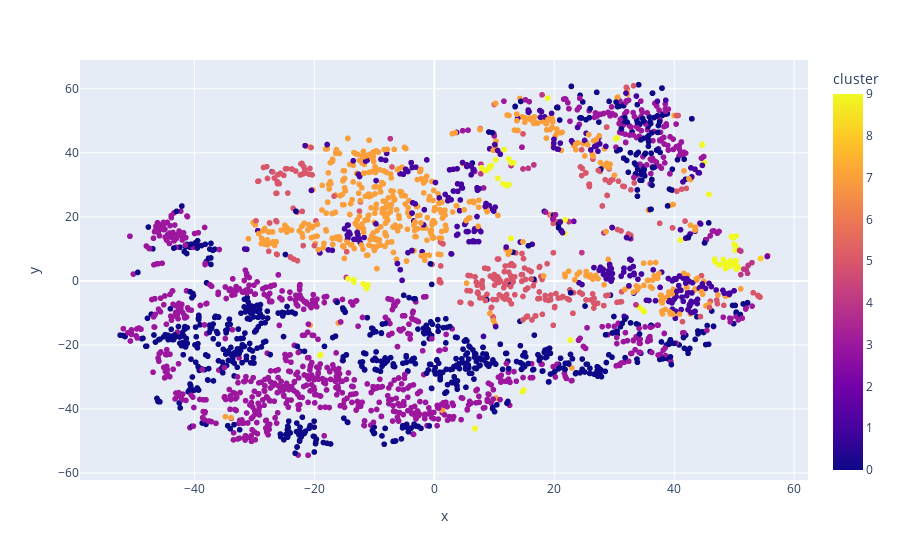

Notebook code for this chart:
### Code cell
# Visualizing the Clusters with t-SNE

from sklearn.manifold import TSNE

tsne_pipeline = Pipeline([('scaler', StandardScaler()), ('tsne', TSNE(n_components=2, verbose=1))])
genre_embedding = tsne_pipeline.fit_transform(X)
projection = pd.DataFrame(columns=['x', 'y'], data=genre_embedding)
projection['genres'] = genre_data['genres']
projection['cluster'] = genre_data['cluster']

fig = px.scatter(
    projection, x='x', y='y', color='cluster', hover_data=['x', 'y', 'genres'])
fig.show()

### Figure 1 — Plotly figure (JSON) as saved in the notebook; plotly's stock layout.template omitted (floating-point values rounded to 4 significant figures; data arrays with more than 128 entries replaced by an {"elided": "..."} marker saying what was removed)
{"data": [{"customdata": {"elided": "2973x1 str values"}, "hovertemplate": "x=%{x}<br>y=%{y}<br>genres=%{customdata[0]}<br>cluster=%{marker.color}<extra></extra>", "legendgroup": "", "marker": {"color": {"elided": "2973 int values"}, "coloraxis": "coloraxis", "symbol": "circle"}, "mode": "markers", "name": "", "showlegend": false, "type": "scattergl", "x": {"elided": "2973 float values"}, "xaxis": "x", "y": {"elided": "2973 float values"}, "yaxis": "y"}], "layout": {"coloraxis": {"colorbar": {"title": {"text": "cluster"}}, "colorscale": [[0, "#0d0887"], [0.1111, "#46039f"], [0.2222, "#7201a8"], [0.3333, "#9c179e"], [0.4444, "#bd3786"], [0.5556, "#d8576b"], [0.6667, "#ed7953"], [0.7778, "#fb9f3a"], [0.8889, "#fdca26"], [1, "#f0f921"]]}, "legend": {"tracegroupgap": 0}, "margin": {"t": 60}, "xaxis": {"anchor": "y", "domain": [0, 1], "title": {"text": "x"}}, "yaxis": {"anchor": "x", "domain": [0, 1], "title": {"text": "y"}}}}
